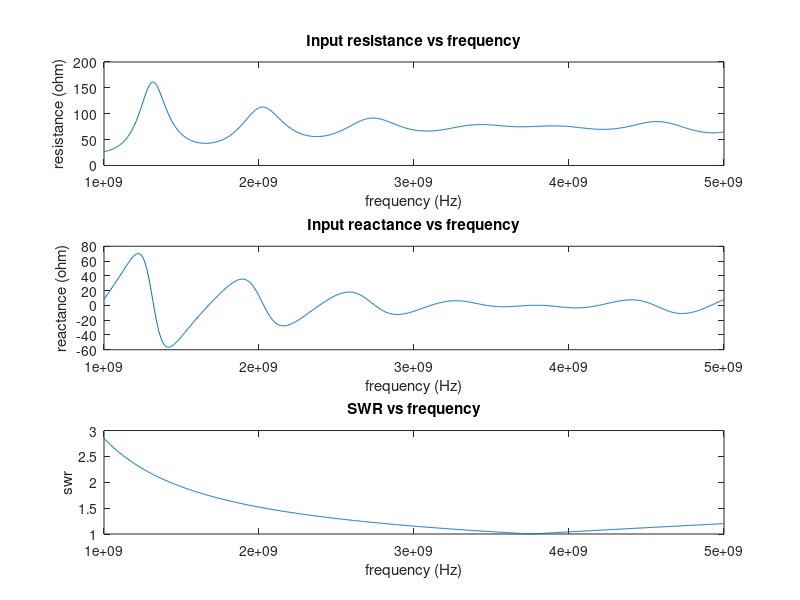

Recreate this plot in MATLAB.
c  = 299792458; %speed of light c in free space, m/s
Z_0 = 75; %ohm
l = 0.2054; %m
a = 0; %loss-free TL, attn. const = 0

R_s = Z_0; %ohm
L_s = 1e-9; %H
C_s = 1.8e-12; %F

f_lower = 1e9;
f_upper = 5e9;
f_step = 5e6;
f_range = f_lower:f_step:f_upper;
num = (f_upper - f_lower) / f_step;

Z_L = zeros(num, 1);
Z_in = zeros(num, 1);
reflect = zeros(num, 1);
swr = zeros(num, 1);

x = 1;
for f = f_range
    w = 2 * pi * f;
    B = w / c;
    
    % Use 1i instead of j, because i and j are most commonly used as counters
    Z_L(x) = R_s + 1i * w * L_s + 1 / (1i * w * C_s);
    Z_in(x) = Z_0 * ((Z_L(x) + 1i * Z_0 * tan(B * l)) / (Z_0 + 1i * Z_L(x) * tan(B * l)));
    reflect(x) = (Z_L(x) - Z_0) / (Z_L(x) + Z_0);
    swr(x) = (1 + abs(reflect(x))) / (1 - abs(reflect(x)));
    
    x = x + 1;
end

figure('units','normalized','outerposition',[0 0 1 1], 'Name', 'Responses versus frequency')

% plot using auto-generated axes 
subplot(3,1,1);
plot(f_range,real(Z_in));
title("Input resistance vs frequency");
xlabel("frequency (Hz)");
ylabel("resistance (ohm)");

subplot(3,1,2);
plot(f_range,imag(Z_in));
title("Input reactance vs frequency");
xlabel("frequency (Hz)");
ylabel("reactance (ohm)");

subplot(3,1,3);
plot(f_range,swr);
title("SWR vs frequency");
xlabel("frequency (Hz)");
ylabel("swr");
